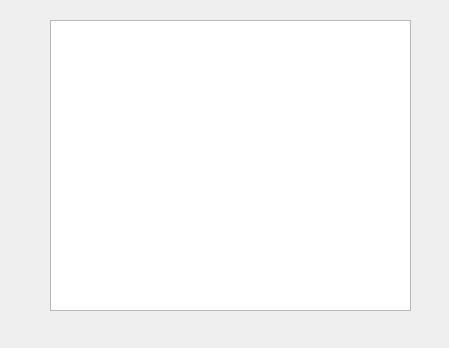
<?xml version="1.0" encoding="UTF-8"?>
<ui version="4.0">
 <class>second_window</class>
 <widget class="QDialog" name="second_window">
  <property name="geometry">
   <rect>
    <x>0</x>
    <y>0</y>
    <width>449</width>
    <height>348</height>
   </rect>
  </property>
  <property name="windowTitle">
   <string>Dialog</string>
  </property>
  <widget class="QListView" name="listView">
   <property name="geometry">
    <rect>
     <x>50</x>
     <y>20</y>
     <width>361</width>
     <height>291</height>
    </rect>
   </property>
  </widget>
 </widget>
 <resources/>
 <connections/>
</ui>
